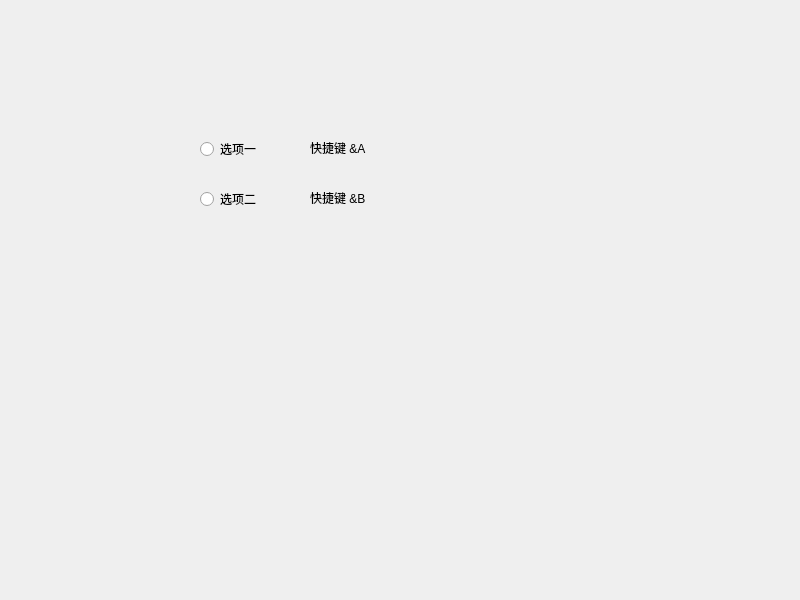
<?xml version="1.0" encoding="UTF-8"?>
<ui version="4.0">
 <class>Widget</class>
 <widget class="QWidget" name="Widget">
  <property name="geometry">
   <rect>
    <x>0</x>
    <y>0</y>
    <width>800</width>
    <height>600</height>
   </rect>
  </property>
  <property name="windowTitle">
   <string>Widget</string>
  </property>
  <widget class="QRadioButton" name="radioButton">
   <property name="geometry">
    <rect>
     <x>200</x>
     <y>140</y>
     <width>91</width>
     <height>18</height>
    </rect>
   </property>
   <property name="text">
    <string>选项一</string>
   </property>
  </widget>
  <widget class="QRadioButton" name="radioButton_2">
   <property name="geometry">
    <rect>
     <x>200</x>
     <y>190</y>
     <width>91</width>
     <height>18</height>
    </rect>
   </property>
   <property name="text">
    <string>选项二</string>
   </property>
  </widget>
  <widget class="QLabel" name="label">
   <property name="geometry">
    <rect>
     <x>310</x>
     <y>140</y>
     <width>121</width>
     <height>16</height>
    </rect>
   </property>
   <property name="text">
    <string>快捷键 &amp;A</string>
   </property>
  </widget>
  <widget class="QLabel" name="label_2">
   <property name="geometry">
    <rect>
     <x>310</x>
     <y>190</y>
     <width>121</width>
     <height>16</height>
    </rect>
   </property>
   <property name="text">
    <string>快捷键 &amp;B</string>
   </property>
  </widget>
 </widget>
 <resources/>
 <connections/>
</ui>
